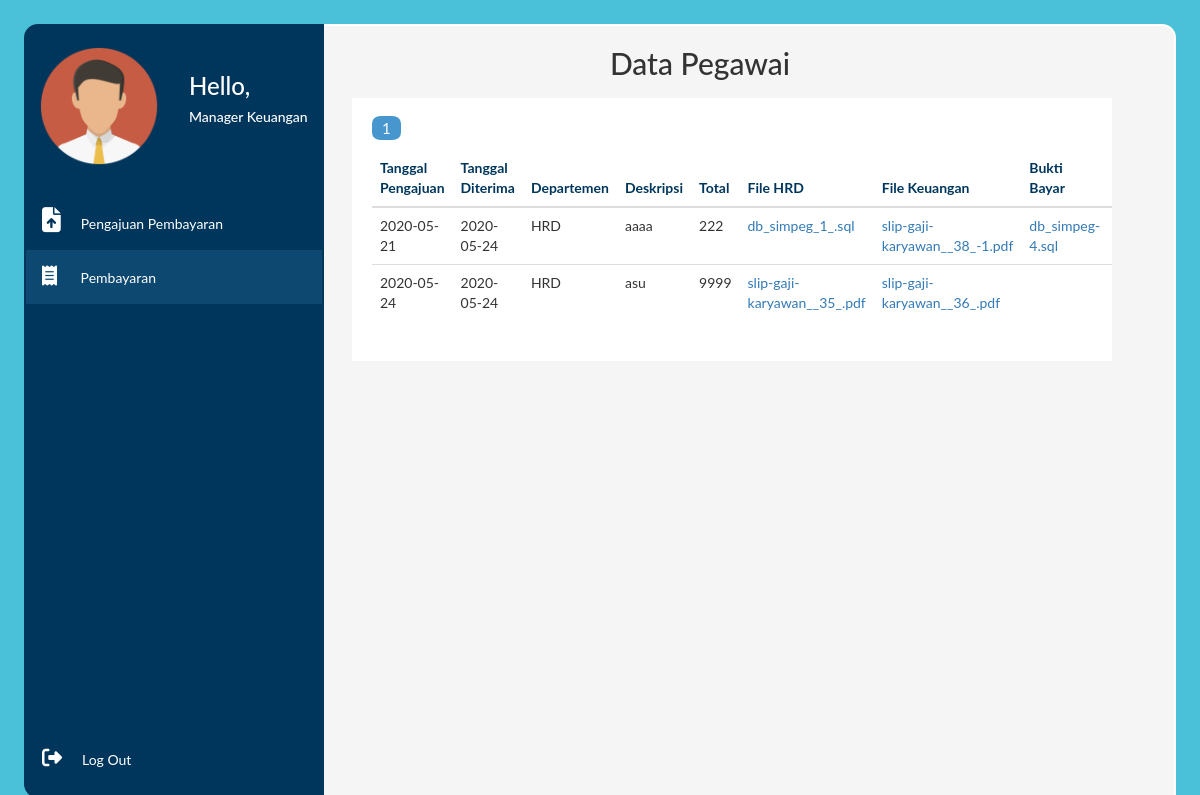
Page /src/manager_akuntansi/pembayaran.php (signed in) on the committed database.
### tables this page shows
CREATE TABLE `pembayaran` (
  `id_pembayaran` int(11) NOT NULL,
  `deskripsi` varchar(255) NOT NULL,
  `total` int(14) NOT NULL,
  `tgl_pengajuan` date NOT NULL,
  `tgl_serah` date NOT NULL,
  `departemen` varchar(25) NOT NULL,
  `pre_number` varchar(12) NOT NULL,
  `status` varchar(20) NOT NULL,
  `file_name_HR` varchar(100) NOT NULL,
  `file_size_HR` int(20) NOT NULL,
  `file_type_HR` varchar(10) NOT NULL,
  `file_name_Keuangan` varchar(100) NOT NULL,
  `file_size_Keuangan` int(20) NOT NULL,
  `file_type_Keuangan` varchar(10) NOT NULL,
  `file_name_Bayar` varchar(100) NOT NULL,
  `file_size_Bayar` int(20) NOT NULL,
  `file_type_Bayar` varchar(10) NOT NULL
);

### src/config.php (called while the page is built, shortened)
<?php
$host = 'localhost';
$user = 'root';
$password = '';
$db = 'db_simpeg';
$conn = mysqli_connect($host, $user, $password, $db);
function query($query){
    global $conn;
    $result = mysqli_query($conn, $query);
    $rows = [];
    while( $row = mysqli_fetch_assoc($result)){
        $rows[] = $row;
    }
    return $rows;
}
?>

### src/manager_akuntansi/pembayaran.php (the view, shortened to what this page needs)
<?php
  require '../config.php';
  $jumlahDataPerHalaman = 8;
  $jumlahData = count(query("SELECT * FROM pembayaran"));
  $jumlahHalaman = ceil($jumlahData / $jumlahDataPerHalaman);
  $halamanAktif = ( isset($_GET["page"]) ) ? $_GET["page"] : 1;
  $awalData = ($jumlahDataPerHalaman * $halamanAktif) - $jumlahDataPerHalaman;
?>
<!DOCTYPE html>
<html>
<head>
	<link rel="stylesheet" href="https://maxcdn.bootstrapcdn.com/bootstrap/3.4.1/css/bootstrap.min.css">
	<link rel="stylesheet" type="text/css" href="../../assets/css/bagian_hr/sreport.css">
</head>
<body>
<div class="konten">
  <div class="sidebar">
    <div clas="container">
      <div class="row">
        <div class="col-md-6">
            <img src="../../assets/img/manager_kuntansi.png" style="width: 90% ; height : 90%;margin-top:15%;margin-left:10%;margin-bottom:20%">
        </div>
        <div class="col-md-6">
          <h3 style="padding-top:20%;color:white"> Hello, </h3>
          <h5 style="padding-bottom:5%;color:white"> Manager Keuangan </h5>
        </div>
      </div>
    </div>
    <a  style="color:white" href="./pengajuan.php"><i class='fas fa-file-upload' style='font-size:25px;margin-right:20px'></i>Pengajuan Pembayaran</a>
    <a class="active"  href="./pembayaran.php" style="color:white" ><i class='fas fa-receipt' style='font-size:20px;margin-right:20px'></i> Pembayaran</a>
    <div class="logout">
      <a href="../logout.php" style="color:white" ><i class="fas fa-sign-out-alt" style='font-size:20px;margin-right:20px'></i>Log Out</a>
    </div>
  </div>
  <div class="content">
    <h2 style="text-align:center">Data Pegawai</h2>
    <div class="content-isi">
    <table class="table table-hover" style="margin-top:10px;">
      <thead>
        <tr style="color:#00365c;padding-bottom:20px;vertical-align:middle">
          <th scope="col">Tanggal Pengajuan</th>
          <th scope="col">Tanggal Diterima</th>
          <th scope="col">Departemen</th>
          <th scope="col">Deskripsi</th>
          <th scope="col">Total</th>
          <th scope="col">File HRD</th>
          <th scope="col">File Keuangan</th>
          <th scope="col">Bukti Bayar</th>
          <th scope="col">Status</th>
        </tr>
      </thead>
      <tbody>
      <?php
      $sql = $conn->query("SELECT * FROM pembayaran ORDER BY id_pembayaran LIMIT $awalData, $jumlahDataPerHalaman");
      if($sql->num_rows > 0){
        while($row = $sql->fetch_assoc()){
          if ($row["file_name_HR"] != NULL && $row["file_name_Keuangan"] == NULL && $row["file_name_Bayar"] == NULL){
            $status = '<span style="color:yellow"><b>Waiting</b></span>';
          }else{
            if ($row["file_name_HR"] != NULL && $row["file_name_Keuangan"] != NULL && $row["file_name_Bayar"] == NULL){
                $status = '<span style="color:green"><b>Approved</b></span>';
            }else{
                if ($row["file_name_HR"] != NULL && $row["file_name_Keuangan"] != NULL && $row["file_name_Bayar"] != NULL){
                    $status = '<span style="color:grey"><b>Paid</b></span>';
                }else{
                    $status = '<span style="color:red"><b>Pending</b></span>';
                }
            }
          }
          echo '
          <tr>
            <td>'.$row["tgl_pengajuan"].'</td>
            <td>'.$row["tgl_serah"].'</td>
            <td>'.$row["departemen"].'</td>
            <td>'.$row["deskripsi"].'</td>
            <td>'.$row["total"].'</td>
            <td><a href="../uploads/'.$row['file_name_HR'].'">'.$row['file_name_HR'].'</a></td>
            <td><a href="../uploads/'.$row['file_name_Keuangan'].'">'.$row['file_name_Keuangan'].'</a></td>
            <td><a href="../uploads/'.$row['file_name_Bayar'].'">'.$row['file_name_Bayar'].'</a></td>
            <td>'.$status.'</td>
            <td style="text-align:center">
          </tr>
          ';
        }
      }else{
        echo '<tr><td colspan="5">Tidak ada data</td></tr>';
      }
      ?>
      <?php for($i=1; $i <= $jumlahHalaman; $i++) : ?>
          <?php if($i == $halamanAktif) : ?>
            <a href="?page=<?= $i; ?>" style="font-size: 15px;color:white"><mark> <?= $i; ?></mark> </a>
          <?php else : ?>
            <a href="?page=<?= $i; ?>"> <?= $i; ?> </a>
          <?php endif; ?>
      <?php endfor; ?>
      </tbody>
    </table>
    </div>
  </div>
</div>
</body>
</html>

### assets/css/bagian_hr/sreport.css (style rules this page uses)
body { font-family: monospace;background-color: #4bc1d9;overflow: hidden;height: 600px; }
.konten { margin-left:2%; margin-top:2%; margin-right:2%; margin-bottom: 80%; }
.content { background-color: #f5f5f5; border: 2px solid #ffff; padding: 20px; border-top-right-radius: 14px; padding-right: 20%; height: 200px; }
.sidebar { border: 2px solid #00365c; border-top-left-radius: 14px; }
body { margin: 0; font-family: "Lato", sans-serif; }
.sidebar { margin: 0; padding: 0; width: 300px; background-color: #00365c; position: fixed; height: 93%; border: 2px solid #00365c; border-bottom-left-radius: 14px; overflow: hidden; }
.sidebar a { display: block; color: black; padding: 16px; text-decoration: none; }
.sidebar a.active { background-color: #0d4871; color: white; }
div.content { margin-left: 200px; padding: 1px 16px; height: 808px; border-bottom-right-radius: 14px; }
.logout { position: absolute; width: 100%; bottom: 10px; }
.content-isi { margin-left: 12%; margin-right: 5%; overflow:auto; margin-top:2%; background-color: white; padding : 20px; }
mark { background-color: #4797ce; border-radius: 30%; color:white; padding-left :10px; padding-right :10px; }

### rows in the picture
pembayaran: tgl_pengajuan "2020-05-21", tgl_serah "2020-05-24", departemen "HRD", deskripsi "aaaa", total "222", file_name_HR "db_simpeg_1_.sql", file_name_Keuangan "slip-gaji-karyawan__38_-1.pdf", file_name_Bayar "db_simpeg-4.sql"
pembayaran: tgl_pengajuan "2020-05-24", tgl_serah "2020-05-24", departemen "HRD", deskripsi "asu", total "9999", file_name_HR "slip-gaji-karyawan__35_.pdf", file_name_Keuangan "slip-gaji-karyawan__36_.pdf"
